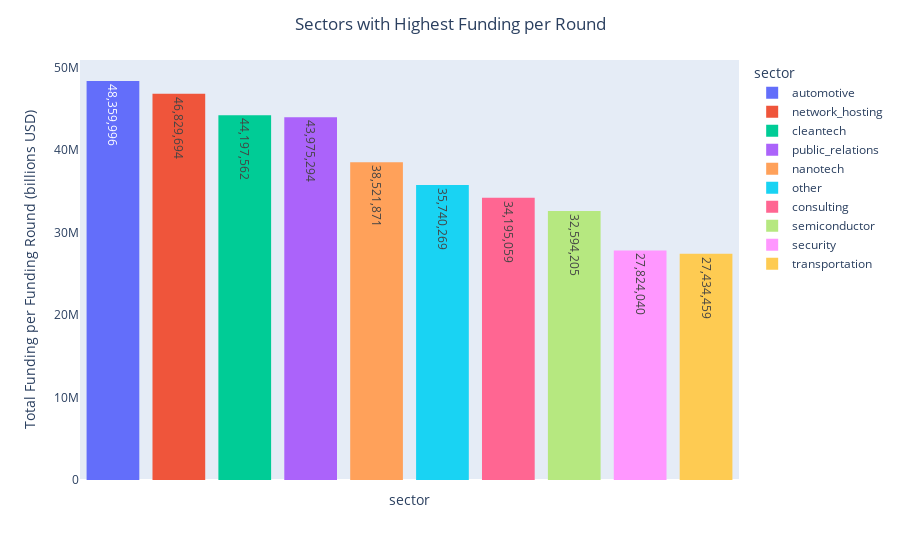

Notebook source saved alongside this figure:
### Code cell
fig3= px.bar(
    by_sector_5,
    x="sector",
    y="funding_per_round",
    color= "sector",
    text="funding_per_round"
)

fig3.update_traces(
    texttemplate= "%{text:,.0f}",
    # textposition='outside',
    marker=dict(line=dict(width=0))
)

fig3.update_yaxes(showticklabels=True, showgrid=False,title= "Total Funding per Funding Round (billions USD)")
fig3.update_xaxes(showticklabels= False, showgrid= False, title="sector")
fig3.update_layout(
    title= 'Sectors with Highest Funding per Round ',
    title_x=0.5
)
fig3.show()

### Figure 1 — Plotly figure (JSON) as saved in the notebook; plotly's stock layout.template omitted (floating-point values rounded to 4 significant figures)
{"data": [{"hovertemplate": "sector=%{x}<br>funding_per_round=%{text}<extra></extra>", "legendgroup": "automotive", "marker": {"color": "#636efa", "line": {"width": 0}, "pattern": {"shape": ""}}, "name": "automotive", "orientation": "v", "showlegend": true, "text": [48360000.0], "textposition": "auto", "texttemplate": "%{text:,.0f}", "type": "bar", "x": ["automotive"], "xaxis": "x", "y": [48360000.0], "yaxis": "y"}, {"hovertemplate": "sector=%{x}<br>funding_per_round=%{text}<extra></extra>", "legendgroup": "network_hosting", "marker": {"color": "#EF553B", "line": {"width": 0}, "pattern": {"shape": ""}}, "name": "network_hosting", "orientation": "v", "showlegend": true, "text": [46830000.0], "textposition": "auto", "texttemplate": "%{text:,.0f}", "type": "bar", "x": ["network_hosting"], "xaxis": "x", "y": [46830000.0], "yaxis": "y"}, {"hovertemplate": "sector=%{x}<br>funding_per_round=%{text}<extra></extra>", "legendgroup": "cleantech", "marker": {"color": "#00cc96", "line": {"width": 0}, "pattern": {"shape": ""}}, "name": "cleantech", "orientation": "v", "showlegend": true, "text": [44200000.0], "textposition": "auto", "texttemplate": "%{text:,.0f}", "type": "bar", "x": ["cleantech"], "xaxis": "x", "y": [44200000.0], "yaxis": "y"}, {"hovertemplate": "sector=%{x}<br>funding_per_round=%{text}<extra></extra>", "legendgroup": "public_relations", "marker": {"color": "#ab63fa", "line": {"width": 0}, "pattern": {"shape": ""}}, "name": "public_relations", "orientation": "v", "showlegend": true, "text": [43980000.0], "textposition": "auto", "texttemplate": "%{text:,.0f}", "type": "bar", "x": ["public_relations"], "xaxis": "x", "y": [43980000.0], "yaxis": "y"}, {"hovertemplate": "sector=%{x}<br>funding_per_round=%{text}<extra></extra>", "legendgroup": "nanotech", "marker": {"color": "#FFA15A", "line": {"width": 0}, "pattern": {"shape": ""}}, "name": "nanotech", "orientation": "v", "showlegend": true, "text": [38520000.0], "textposition": "auto", "texttemplate": "%{text:,.0f}", "type": "bar", "x": ["nanotech"], "xaxis": "x", "y": [38520000.0], "yaxis": "y"}, {"hovertemplate": "sector=%{x}<br>funding_per_round=%{text}<extra></extra>", "legendgroup": "other", "marker": {"color": "#19d3f3", "line": {"width": 0}, "pattern": {"shape": ""}}, "name": "other", "orientation": "v", "showlegend": true, "text": [35740000.0], "textposition": "auto", "texttemplate": "%{text:,.0f}", "type": "bar", "x": ["other"], "xaxis": "x", "y": [35740000.0], "yaxis": "y"}, {"hovertemplate": "sector=%{x}<br>funding_per_round=%{text}<extra></extra>", "legendgroup": "consulting", "marker": {"color": "#FF6692", "line": {"width": 0}, "pattern": {"shape": ""}}, "name": "consulting", "orientation": "v", "showlegend": true, "text": [34200000.0], "textposition": "auto", "texttemplate": "%{text:,.0f}", "type": "bar", "x": ["consulting"], "xaxis": "x", "y": [34200000.0], "yaxis": "y"}, {"hovertemplate": "sector=%{x}<br>funding_per_round=%{text}<extra></extra>", "legendgroup": "semiconductor", "marker": {"color": "#B6E880", "line": {"width": 0}, "pattern": {"shape": ""}}, "name": "semiconductor", "orientation": "v", "showlegend": true, "text": [32590000.0], "textposition": "auto", "texttemplate": "%{text:,.0f}", "type": "bar", "x": ["semiconductor"], "xaxis": "x", "y": [32590000.0], "yaxis": "y"}, {"hovertemplate": "sector=%{x}<br>funding_per_round=%{text}<extra></extra>", "legendgroup": "security", "marker": {"color": "#FF97FF", "line": {"width": 0}, "pattern": {"shape": ""}}, "name": "security", "orientation": "v", "showlegend": true, "text": [27820000.0], "textposition": "auto", "texttemplate": "%{text:,.0f}", "type": "bar", "x": ["security"], "xaxis": "x", "y": [27820000.0], "yaxis": "y"}, {"hovertemplate": "sector=%{x}<br>funding_per_round=%{text}<extra></extra>", "legendgroup": "transportation", "marker": {"color": "#FECB52", "line": {"width": 0}, "pattern": {"shape": ""}}, "name": "transportation", "orientation": "v", "showlegend": true, "text": [27430000.0], "textposition": "auto", "texttemplate": "%{text:,.0f}", "type": "bar", "x": ["transportation"], "xaxis": "x", "y": [27430000.0], "yaxis": "y"}], "layout": {"barmode": "relative", "legend": {"title": {"text": "sector"}, "tracegroupgap": 0}, "margin": {"t": 60}, "title": {"text": "Sectors with Highest Funding per Round ", "x": 0.5}, "xaxis": {"anchor": "y", "categoryarray": ["automotive", "network_hosting", "cleantech", "public_relations", "nanotech", "other", "consulting", "semiconductor", "security", "transportation"], "categoryorder": "array", "domain": [0, 1], "showgrid": false, "showticklabels": false, "title": {"text": "sector"}}, "yaxis": {"anchor": "x", "domain": [0, 1], "showgrid": false, "showticklabels": true, "title": {"text": "Total Funding per Funding Round (billions USD)"}}}}
